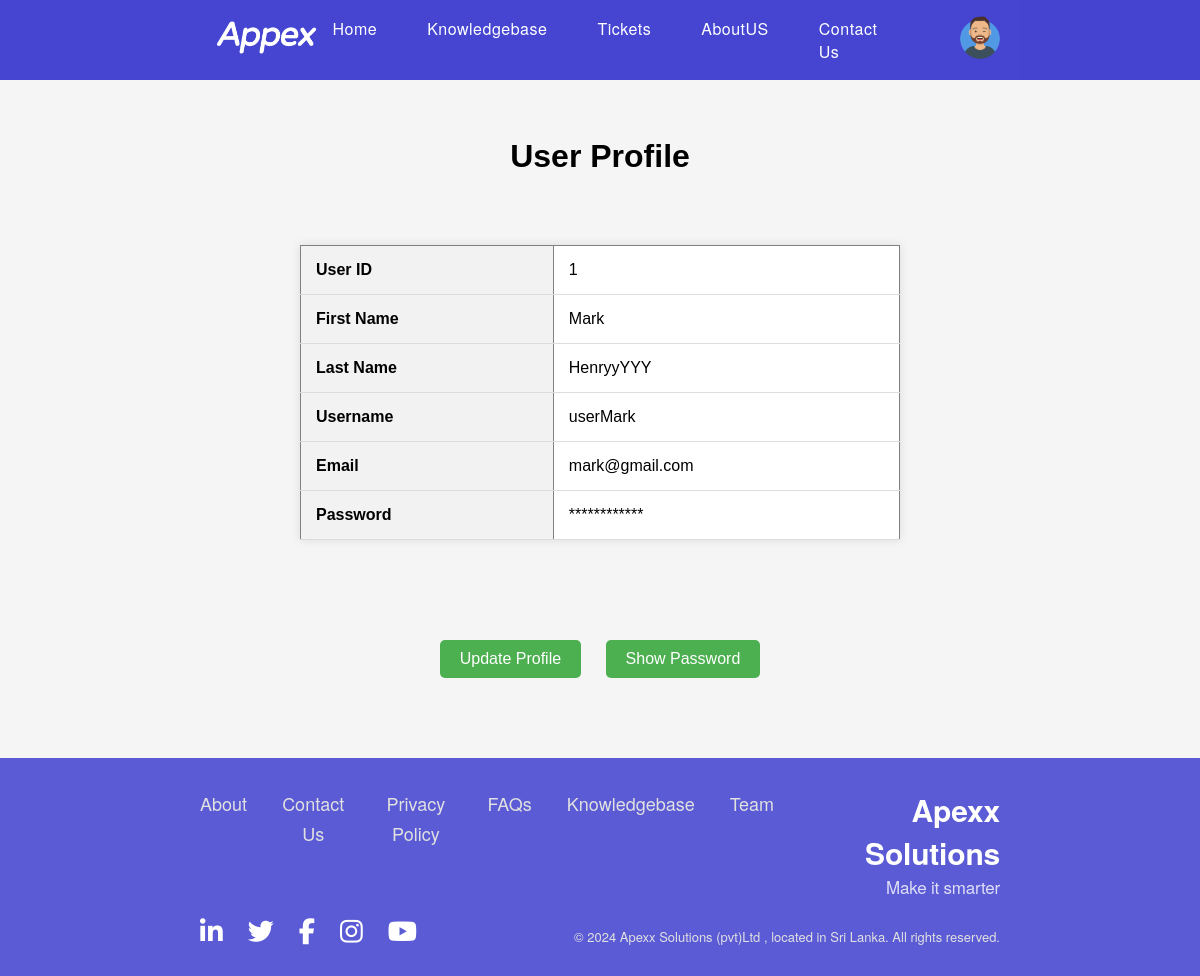
The page /php/profile.php (signed in) on the database its author committed.
### tables this page shows
CREATE TABLE `userdetails` (
  `userID` int(10) NOT NULL,
  `firstName` varchar(30) NOT NULL,
  `lastName` varchar(30) NOT NULL,
  `username` varchar(50) NOT NULL,
  `email` varchar(50) NOT NULL,
  `password` varchar(50) NOT NULL
);

### php/profile.php (the view, shortened to what this page needs)
<?php
include '../include/connection.php';
$username = $_SESSION['username'];
$query = "SELECT * FROM userdetails WHERE username = ?";
$stmt = mysqli_prepare($connection, $query);
mysqli_stmt_bind_param($stmt, "s", $username);
mysqli_stmt_execute($stmt);
$result = mysqli_stmt_get_result($stmt);
if ($row = mysqli_fetch_assoc($result)) {
    $userID = $row['userID'];
    $firstName = $row['firstName'];
    $lastName = $row['lastName'];
    $email = $row['email'];
} else {
    $errorMessage = "User details not found.";
}
?>
<!DOCTYPE html>
<html lang="en">
<head>
    <link rel="stylesheet" href="../css/profile-user.css" type="text/css">
    <link rel="stylesheet" href="../css/home.css">
    <link href='https://unpkg.com/boxicons@2.1.4/css/boxicons.min.css' rel='stylesheet'>
</head>
<body><header>
    <nav>
            <div class="navbar-outerbox">
                <div class="logo-box">
                    <a href="home.php"><img src="../resources/logos/appex-text-logo.png" alt="logo"></a>
                </div>
                <div class="menu-and-userimage-box">
                    <ul class="navbar-menu-names">
                        <li><a href="../php/home.php">Home</a></li>
                        <li><a href="../php/knowledgebase.php">Knowledgebase</a></li>
                        <li><a href="../php/user-ticket.php">Tickets</a></li>
                        <li><a href="#">AboutUS</a></li>
                        <li><a href="#">Contact Us</a></li>
                    </ul>
                    <div class="userimage">
                        <img src="../resources/images/userimage.png" alt="">
                    </div>
                </div>
            </div>
        </nav></header><br>
           <h1>User Profile</h1>
    <?php if (isset($errorMessage)) {
        echo "<p>$errorMessage</p>";
    } else { ?>
        <table border="1">
            <tr>
                <th>User ID</th>
                <td><?php echo $userID; ?></td>
            </tr>
            <tr>
                <th>First Name</th>
                <td><?php echo $firstName; ?></td>
            </tr>
            <tr>
                <th>Last Name</th>
                <td><?php echo $lastName; ?></td>
            </tr>
            <tr>
                <th>Username</th>
                <td><?php echo $username; ?></td>
            </tr>
            <tr>
                <th>Email</th>
                <td><?php echo $email; ?></td>
            </tr>
            <tr>
        <th>Password</th>
        <td id="password">************</td>
    </tr>
        </table>
        <div class="button-container">
            <form action="update-userprofile.php" method="post">
                <button type="submit">Update Profile</button>
            </form>
            <form action="#" method="post">
                <button type="submit" name="showPassword">Show Password</button>
            </form>
        </div>
    <?php } ?>
        <footer>
        <div class="footer-top">
            <div class="footer-top-left">
                <p>
                    <a href="about.html">About</a>
                    <a href="contact-us.html">Contact Us</a>
                    <a href="privacy-policy.html">Privacy Policy</a>
                    <a href="faq.html">FAQs</a>
                    <a href="knowledgebase.html">Knowledgebase</a>
                    <a href="team.html">Team</a>
                </p>
            </div>
            <div class="footer-top-right">
                <img src="../resources/logos/Untitled-14-whitepng.png" alt="" id="footer-logo">
                <div class="logo-text">
                    <span class="logo-text-head">Apexx Solutions</span>
                    <span class="logo-text-sub">Make it smarter</span>
                </div>
            </div>
        </div>
        <div class="footer-bottom">
            <div class="footer-bottom-left">
                <a href="https://www.linkedin.com/"><i class="fa fa-linkedin"></i></a>
                <a href="https://www.twitter.com/"><i class="fa fa-twitter"></i></a>
                <a href="https://www.facebook.com/"><i class="fa fa-facebook"></i></a>
                <a href="https://www.instagram.com/"><i class="fa fa-instagram"></i></a>
                <a href="https://www.youtube.com/"><i class="fa fa-youtube"></i></a>
            </div>
            <div class="footer-bottom-right">
                <p>© 2024 Apexx Solutions (pvt)Ltd , located in Sri Lanka. All rights reserved. </p>
            </div>
        </div>
    </footer>
</body>
</html>

### css/profile-user.css (style rules this page uses)
h1 { text-align: center; margin-top: 20px; }
table { width: 50%; margin: 20px auto; border-collapse: collapse; background-color: #fff; box-shadow: 0 0 10px rgba(0, 0, 0, 0.1); }
th, td { padding: 15px; text-align: left; border-bottom: 1px solid #ddd; }
th { background-color: #f2f2f2; }
button { display: block; margin: 20px auto; padding: 10px 20px; background-color: #4caf50; color: white; border: none; border-radius: 5px; cursor: pointer; font-size: 16px; transition: background-color 0.3s; }

### css/home.css (style rules this page uses)
* { margin: 0; padding: 0; box-sizing: border-box; }
body { display: flex; flex-direction: column; row-gap: 50px; }
nav { background-color: #3535ceea; padding: 16px 200px; height: 80px; display: flex; justify-content: space-between; align-items: center; position: fixed; width: 100%; z-index: 200; }
.navbar-outerbox { display: flex; justify-content: space-between; align-items: center; max-width: 1200px; width: 100%; font-family: "Helvetica Neue", sans-serif; }
.logo-box img { max-height: 53px; }
.menu-and-userimage-box { display: flex; column-gap: 70px; align-items: center; }
.navbar-menu-names { list-style: none; display: flex; column-gap: 50px; font-size: 16px; font-weight: 600; letter-spacing: 0.5px; }
.navbar-menu-names a { text-decoration: none; color: white; font-weight: 500; position: relative; }
.navbar-menu-names a::before { content: ""; position: absolute; bottom: -2px; left: 0; width: 0; height: 2px; background-color: #ffcc00; transition: width 0.3s ease; }
.userimage { position: relative; cursor: pointer; }
.userimage img { border-radius: 50%; max-width: 40px; transition: border 0.3s ease; }
footer { width: 100%; padding: 30px 200px; background: rgba(53, 53, 206, 0.8); display: flex; flex-direction: column; row-gap: 20px; font-family: Gotham-book, Calibri, Helvetica Neue, HelveticaNeue, Arial, sans-serif; position: sticky; }
.footer-top { display: flex; justify-content: space-between; align-items: start; }
.footer-top-right { display: flex; align-items: center; column-gap: 10px; }
#footer-logo { height: 60px; padding: 5px; border-radius: 10px; opacity: 0.8; }
.logo-text { display: flex; flex-direction: column; align-items: flex-end; justify-content: space-between; color: white !important; }
.logo-text-head { font-size: 30px; font-weight: 900; text-align: right; letter-spacing: -0.2px; }
.logo-text-sub { font-size: 17px; text-align: right; letter-spacing: -0.2px; opacity: 0.8; }
.footer-top-left p { text-align: center; line-height: 30px; display: flex; column-gap: 35px; }
.footer-top-left p a { font-size: 18px; text-decoration: none; color: rgb(225, 225, 225); }
.footer-bottom { display: flex; justify-content: space-between; align-items: end; }
.footer-bottom-right { font-size: 13px; color: rgb(225, 225, 225); }
.footer-bottom-left { display: flex; column-gap: 25px; }
.footer-bottom-left i { font-size: 26px; color: white; }

### php/profile.php (style rules this page uses)
body { font-family: Arial, sans-serif; margin: 0; padding: 0; background-color: #f5f5f5; }
h1 { text-align: center; margin-top: 20px; }
table { width: 50%; margin: 20px auto; border-collapse: collapse; background-color: #fff; box-shadow: 0 0 10px rgba(0, 0, 0, 0.1); }
th, td { padding: 15px; text-align: left; border-bottom: 1px solid #ddd; }
th { background-color: #f2f2f2; }
button { display: block; padding: 10px 20px; background-color: #4CAF50; color: white; border: none; border-radius: 5px; cursor: pointer; font-size: 16px; transition: background-color 0.3s; }
.button-container { text-align: center; }
.button-container form { display: inline-block; margin: 10px; }

### rows shown on the page
userdetails: userID "1", firstName "Mark", lastName "HenryyYYY", email "mark@gmail.com"

### other values the page prints
$username "userMark"
